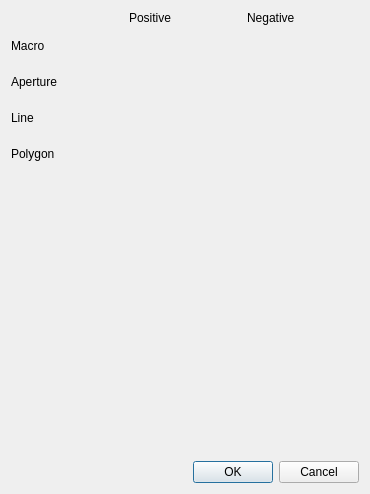
<?xml version="1.0" encoding="UTF-8"?>
<ui version="4.0">
 <class>ColorSetup</class>
 <widget class="QDialog" name="ColorSetup">
  <property name="geometry">
   <rect>
    <x>0</x>
    <y>0</y>
    <width>370</width>
    <height>494</height>
   </rect>
  </property>
  <property name="windowTitle">
   <string>Dialog</string>
  </property>
  <layout class="QGridLayout" name="gridLayout">
   <item row="0" column="1">
    <widget class="QLabel" name="label_2">
     <property name="text">
      <string>Positive</string>
     </property>
    </widget>
   </item>
   <item row="0" column="2">
    <widget class="QLabel" name="label_3">
     <property name="text">
      <string>Negative</string>
     </property>
    </widget>
   </item>
   <item row="1" column="0">
    <widget class="QLabel" name="label_4">
     <property name="minimumSize">
      <size>
       <width>0</width>
       <height>30</height>
      </size>
     </property>
     <property name="text">
      <string>Macro</string>
     </property>
    </widget>
   </item>
   <item row="1" column="1">
    <widget class="ColorPicker" name="widget_2" native="true"/>
   </item>
   <item row="2" column="0">
    <widget class="QLabel" name="label_5">
     <property name="minimumSize">
      <size>
       <width>0</width>
       <height>30</height>
      </size>
     </property>
     <property name="text">
      <string>Aperture</string>
     </property>
    </widget>
   </item>
   <item row="3" column="0">
    <widget class="QLabel" name="label_6">
     <property name="minimumSize">
      <size>
       <width>0</width>
       <height>30</height>
      </size>
     </property>
     <property name="text">
      <string>Line</string>
     </property>
    </widget>
   </item>
   <item row="4" column="0">
    <widget class="QLabel" name="label_7">
     <property name="minimumSize">
      <size>
       <width>0</width>
       <height>30</height>
      </size>
     </property>
     <property name="text">
      <string>Polygon</string>
     </property>
    </widget>
   </item>
   <item row="5" column="0" colspan="3">
    <widget class="QWidget" name="widget" native="true">
     <property name="sizePolicy">
      <sizepolicy hsizetype="Preferred" vsizetype="MinimumExpanding">
       <horstretch>0</horstretch>
       <verstretch>0</verstretch>
      </sizepolicy>
     </property>
    </widget>
   </item>
   <item row="2" column="1">
    <widget class="ColorPicker" name="widget_3" native="true"/>
   </item>
   <item row="3" column="1">
    <widget class="ColorPicker" name="widget_4" native="true"/>
   </item>
   <item row="4" column="1">
    <widget class="ColorPicker" name="widget_5" native="true"/>
   </item>
   <item row="1" column="2">
    <widget class="ColorPicker" name="widget_6" native="true"/>
   </item>
   <item row="2" column="2">
    <widget class="ColorPicker" name="widget_7" native="true"/>
   </item>
   <item row="3" column="2">
    <widget class="ColorPicker" name="widget_8" native="true"/>
   </item>
   <item row="4" column="2">
    <widget class="ColorPicker" name="widget_9" native="true"/>
   </item>
   <item row="6" column="0" colspan="3">
    <widget class="QDialogButtonBox" name="buttonBox">
     <property name="orientation">
      <enum>Qt::Horizontal</enum>
     </property>
     <property name="standardButtons">
      <set>QDialogButtonBox::Cancel|QDialogButtonBox::Ok</set>
     </property>
    </widget>
   </item>
  </layout>
 </widget>
 <customwidgets>
  <customwidget>
   <class>ColorPicker</class>
   <extends>QWidget</extends>
   <header>colorpicker.h</header>
   <container>1</container>
  </customwidget>
 </customwidgets>
 <resources/>
 <connections>
  <connection>
   <sender>buttonBox</sender>
   <signal>accepted()</signal>
   <receiver>ColorSetup</receiver>
   <slot>accept()</slot>
   <hints>
    <hint type="sourcelabel">
     <x>248</x>
     <y>254</y>
    </hint>
    <hint type="destinationlabel">
     <x>157</x>
     <y>274</y>
    </hint>
   </hints>
  </connection>
  <connection>
   <sender>buttonBox</sender>
   <signal>rejected()</signal>
   <receiver>ColorSetup</receiver>
   <slot>reject()</slot>
   <hints>
    <hint type="sourcelabel">
     <x>316</x>
     <y>260</y>
    </hint>
    <hint type="destinationlabel">
     <x>286</x>
     <y>274</y>
    </hint>
   </hints>
  </connection>
 </connections>
</ui>
